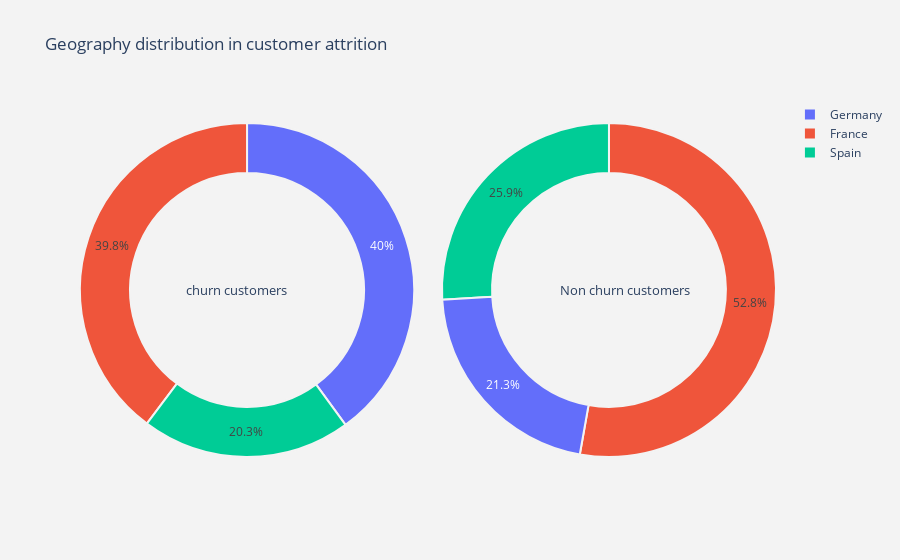

The code cell stored with this chart in its notebook:
### Code cell
# Calling the function for plotting the pie plot for geography column
plot_visualization(cat_columns[0])

### Figure 1 — Plotly figure (JSON) as saved in the notebook; plotly's stock layout.template omitted (floating-point values rounded to 4 significant figures)
{"data": [{"domain": {"x": [0, 0.48]}, "hole": 0.7, "hoverinfo": "label+percent+name", "labels": ["Germany", "France", "Spain"], "marker": {"line": {"color": "rgb(243,243,243)", "width": 2}}, "name": "Churn Customers", "type": "pie", "values": [814, 810, 413]}, {"domain": {"x": [0.52, 1]}, "hole": 0.7, "hoverinfo": "label+percent+name", "labels": ["France", "Spain", "Germany"], "marker": {"line": {"color": "rgb(243,243,243)", "width": 2}}, "name": "Non churn customers", "type": "pie", "values": [4204, 2064, 1695]}], "layout": {"annotations": [{"font": {"size": 13}, "showarrow": false, "text": "churn customers", "x": 0.15, "y": 0.5}, {"font": {"size": 13}, "showarrow": false, "text": "Non churn customers", "x": 0.88, "y": 0.5}], "paper_bgcolor": "rgb(243,243,243)", "title": {"text": "Geography distribution in customer attrition "}}}
